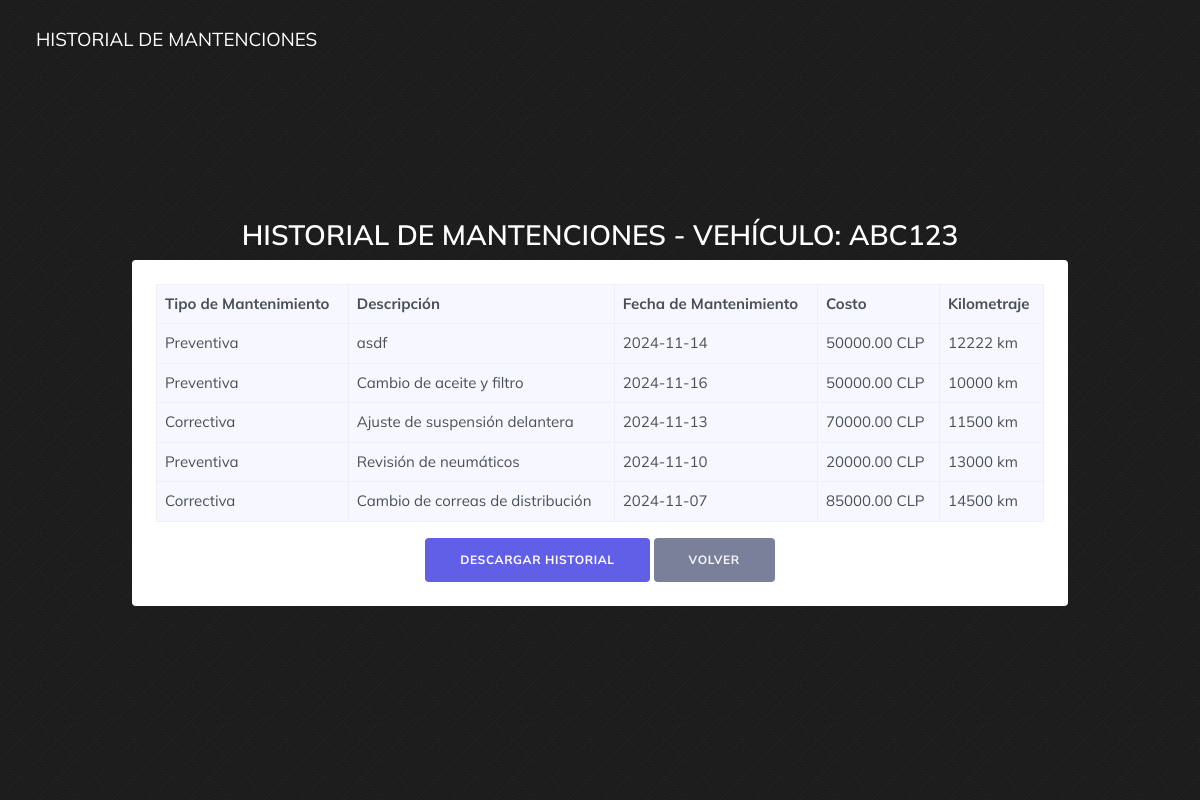
Page /Pagina/historial_mantencion.php?id=1 on the committed database.
### tables this page shows
CREATE TABLE `vehiculos` (
  `id` int(11) NOT NULL,
  `patente` varchar(10) NOT NULL,
  `tipo` varchar(50) NOT NULL,
  `modelo` varchar(50) DEFAULT NULL,
  `anno` int(11) DEFAULT NULL,
  `kilometraje_actual` int(11) DEFAULT NULL,
  `estado` varchar(50) DEFAULT NULL,
  `fecha_ingreso` date DEFAULT NULL
);

CREATE TABLE `mantenimientos` (
  `id` int(11) NOT NULL,
  `vehiculo_id` int(11) DEFAULT NULL,
  `tipo_mantenimiento` varchar(50) DEFAULT NULL,
  `descripcion` text DEFAULT NULL,
  `fecha_mantenimiento` date DEFAULT NULL,
  `costo` decimal(10,2) DEFAULT NULL,
  `kilometraje_mantenimiento` int(11) DEFAULT NULL
);

### Pagina/historial_mantencion.php (the view, shortened to what this page needs)
<?php
include "modelo/conexion.php";
if (isset($_GET['id']) && is_numeric($_GET['id'])) {
    $vehiculo_id = intval($_GET['id']);
    $vehiculo_stmt = $conexion->prepare("SELECT * FROM vehiculos WHERE id = ?");
    $vehiculo_stmt->bind_param("i", $vehiculo_id);
    $vehiculo_stmt->execute();
    $vehiculo_result = $vehiculo_stmt->get_result();
    $vehiculo = $vehiculo_result->fetch_object();
    $mantenimiento_stmt = $conexion->prepare("SELECT * FROM mantenimientos WHERE vehiculo_id = ?");
    $mantenimiento_stmt->bind_param("i", $vehiculo_id);
    $mantenimiento_stmt->execute();
    $mantenimientos = $mantenimiento_stmt->get_result();
} else {
    echo "ID de vehículo no encontrado o inválido.";
    exit();
}
?>
<!DOCTYPE html>
<html lang="es">
<head>
    <link href="css/bootstrap.min.css" rel="stylesheet" type="text/css" />
    <link rel="stylesheet" href="https://cdn.jsdelivr.net/npm/bootstrap-icons@1.11.3/font/bootstrap-icons.min.css">
    <link href="css/style.min.css" rel="stylesheet" type="text/css" />
</head>
<body>
    <nav class="navbar navbar-expand-lg fixed-top navbar-custom sticky sticky-dark" id="navbar">
        <div class="container">
            <a class="navbar-brand">Historial de Mantenciones</a>
        </div>
    </nav>
    <section class="bg-login d-flex align-items-center">
        <div class="container">
            <div class="row justify-content-center mt-4">
                <div class="col-lg-10">
                    <div class="text-center page-heading">
                        <h1 class="text-white">Historial de Mantenciones - Vehículo: <?= htmlspecialchars($vehiculo->patente) ?></h1>
                    </div>
                    <div class="bg-white p-4 rounded">
                        <div class="table-responsive">
                            <table class="table table-bordered">
                                <thead>
                                    <tr>
                                        <th scope="col">Tipo de Mantenimiento</th>
                                        <th scope="col">Descripción</th>
                                        <th scope="col">Fecha de Mantenimiento</th>
                                        <th scope="col">Costo</th>
                                        <th scope="col">Kilometraje</th>
                                    </tr>
                                </thead>
                                <tbody>
                                    <?php if ($mantenimientos->num_rows > 0): ?>
                                        <?php while ($datos = $mantenimientos->fetch_object()): ?>
                                            <tr>
                                                <td><?= htmlspecialchars($datos->tipo_mantenimiento) ?></td>
                                                <td><?= htmlspecialchars($datos->descripcion) ?></td>
                                                <td><?= htmlspecialchars($datos->fecha_mantenimiento) ?></td>
                                                <td><?= htmlspecialchars($datos->costo) ?> CLP</td>
                                                <td><?= htmlspecialchars($datos->kilometraje_mantenimiento) ?> km</td>
                                            </tr>
                                        <?php endwhile; ?>
                                    <?php else: ?>
                                        <tr>
                                            <td colspan="5" class="text-center">No se encontraron mantenimientos reportados para este vehículo.</td>
                                        </tr>
                                    <?php endif; ?>
                                </tbody>
                            </table>
                        </div>
                        <div class="text-center">
                            <a href="controlador/pdf_mantencion.php?id=<?= $vehiculo_id ?>" target="_blank" class="btn btn-primary">Descargar Historial</a>
                            <a href="vehiculos_fallas.php" class="btn btn-secondary">Volver</a>
                        </div>
                    </div>
                </div>
            </div>
        </div>
    </section>
</body>
</html>

### rows in the picture
vehiculos: patente "ABC123"
mantenimientos: tipo_mantenimiento "Preventiva", descripcion "asdf", fecha_mantenimiento "2024-11-14", costo "50000.00", kilometraje_mantenimiento "12222"
mantenimientos: tipo_mantenimiento "Preventiva", descripcion "Cambio de aceite y filtro", fecha_mantenimiento "2024-11-16", costo "50000.00", kilometraje_mantenimiento "10000"
mantenimientos: tipo_mantenimiento "Correctiva", descripcion "Ajuste de suspensión delantera", fecha_mantenimiento "2024-11-13", costo "70000.00", kilometraje_mantenimiento "11500"
mantenimientos: tipo_mantenimiento "Preventiva", descripcion "Revisión de neumáticos", fecha_mantenimiento "2024-11-10", costo "20000.00", kilometraje_mantenimiento "13000"
mantenimientos: tipo_mantenimiento "Correctiva", descripcion "Cambio de correas de distribución", fecha_mantenimiento "2024-11-07", costo "85000.00", kilometraje_mantenimiento "14500"
